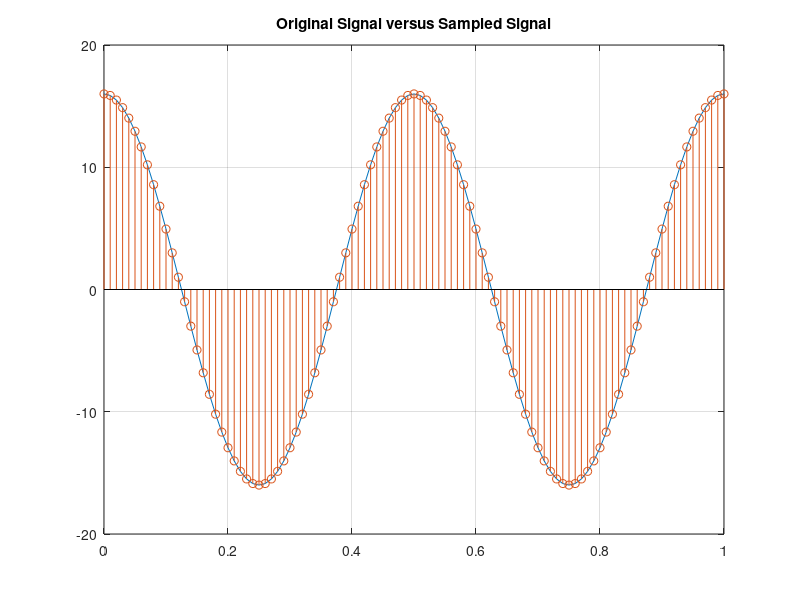

This chart was generated by the following MATLAB code: (Note: this script raises an error after producing the figure.)
clear all; close all; clc;
% Original Signal
t = 0:0.01:1; x=16*cos(4*pi*t);

% Sampling 
fs = 100; Ts = (1/fs); n = 0:(1/Ts);
x_s = 16*cos(4*pi*n*Ts);
figure; plot(t,x); hold on; grid on; stem(n*Ts,x_s,'o');
title("Original Signal versus Sampled Signal")

% Quantization
B = 4; Q = 32/(2^B);
for k = 1:length(x_s)
   [x_q(k),q_m(k),q_err(k)] = quantizer_function(x_s(k),Q);
end
q_code = coding(q_m);
figure; plot(t,x); hold on; stem(t,x_s);
figure; plot(t,x); hold on; stem(t,x_q);
figure; stem(t,q_err);